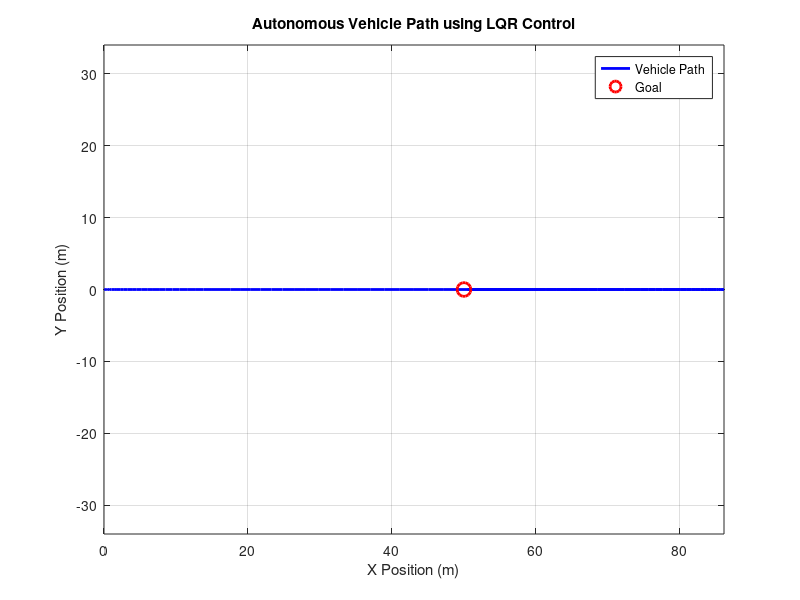
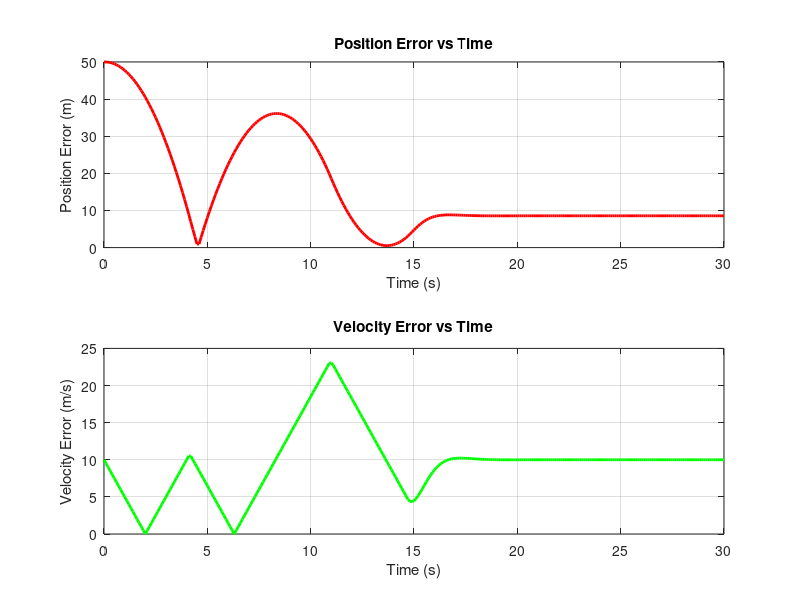

Source code (MATLAB) for these figures, in order:
clc;
clear;
close all;

%% --- Parameters ---
% Vehicle parameters
L = 2.9; % Wheelbase (meters)

% Simulation parameters
dt = 0.1; % Time step (seconds)
T = 30;   % Increased total simulation time
time_steps = T/dt;

% Initial state [x; y; yaw; velocity]
x = [0; 0; 0; 0];

% Reference state [x_ref; y_ref; yaw_ref; velocity_ref]
x_ref = [50; 0; 0; 10];

% Linearized model matrices (around straight motion)
v_nominal = 10.0; % Nominal velocity matches reference

A = [0 0 -v_nominal*sin(0) cos(0);
     0 0  v_nominal*cos(0) sin(0);
     0 0 0 tan(0)/L;
     0 0 0 0];

B = [0 0;
     0 0;
     v_nominal/(L*(cos(0))^2) 0;
     0 1];

% Cost matrices
Q = diag([10, 10, 10, 1]);
R = diag([1, 1]);

% Solve LQR controller
[K, ~, ~] = lqr(A, B, Q, R);

% Initialize storage
history = zeros(4, time_steps+1);
position_errors = zeros(1, time_steps+1);
velocity_errors = zeros(1, time_steps+1);
time_array = linspace(0, T, time_steps+1);

history(:,1) = x;
position_errors(1) = sqrt((x(1) - x_ref(1))^2 + (x(2) - x_ref(2))^2);
velocity_errors(1) = abs(x(4) - x_ref(4));

%% --- Simulation Loop ---
for k = 1:time_steps
    % Calculate error
    error = x - x_ref;
    
    % Control input
    u = -K * error;
    
    % Apply saturations
    max_steering = deg2rad(30); % Max ±30 degrees
    max_accel = 5.0;            % Increased acceleration limit
    u(1) = max(min(u(1), max_steering), -max_steering);
    u(2) = max(min(u(2), max_accel), -max_accel);
    
    % Update state using bicycle model
    delta = u(1);
    a = u(2);
    
    x(1) = x(1) + x(4) * cos(x(3)) * dt;
    x(2) = x(2) + x(4) * sin(x(3)) * dt;
    x(3) = x(3) + (x(4)/L) * tan(delta) * dt;
    x(4) = x(4) + a * dt;
    
    history(:,k+1) = x;
    position_errors(k+1) = sqrt((x(1) - x_ref(1))^2 + (x(2) - x_ref(2))^2);
    velocity_errors(k+1) = abs(x(4) - x_ref(4));
end

%% --- Plot Vehicle Path ---
figure;
plot(history(1,:), history(2,:), 'b', 'LineWidth', 2); hold on;
plot(x_ref(1), x_ref(2), 'ro', 'MarkerSize', 10, 'LineWidth', 2);
xlabel('X Position (m)');
ylabel('Y Position (m)');
title('Autonomous Vehicle Path using LQR Control');
legend('Vehicle Path', 'Goal');
grid on;
axis equal;

%% --- Print Results in Command Window ---
final_state = history(:, end);

final_x = final_state(1);
final_y = final_state(2);
final_yaw = rad2deg(final_state(3)); % Convert yaw to degrees
final_velocity = final_state(4);

position_error_final = sqrt((final_x - x_ref(1))^2 + (final_y - x_ref(2))^2);
velocity_error_final = abs(final_velocity - x_ref(4));

fprintf('\n--- Autonomous Vehicle Final Results ---\n');
fprintf('Final X Position     : %.2f meters\n', final_x);
fprintf('Final Y Position     : %.2f meters\n', final_y);
fprintf('Final Yaw (Heading)  : %.2f degrees\n', final_yaw);
fprintf('Final Velocity       : %.2f m/s\n', final_velocity);
fprintf('Position Error       : %.2f meters\n', position_error_final);
fprintf('Velocity Error       : %.2f m/s\n', velocity_error_final);

% Check goal achievement
position_tolerance = 1.0; % meters
velocity_tolerance = 0.5; % m/s


%% --- Plot Error Graphs ---
figure;
subplot(2,1,1);
plot(time_array, position_errors, 'r', 'LineWidth', 2);
xlabel('Time (s)');
ylabel('Position Error (m)');
title('Position Error vs Time');
grid on;

subplot(2,1,2);
plot(time_array, velocity_errors, 'g', 'LineWidth', 2);
xlabel('Time (s)');
ylabel('Velocity Error (m/s)');
title('Velocity Error vs Time');
grid on;
